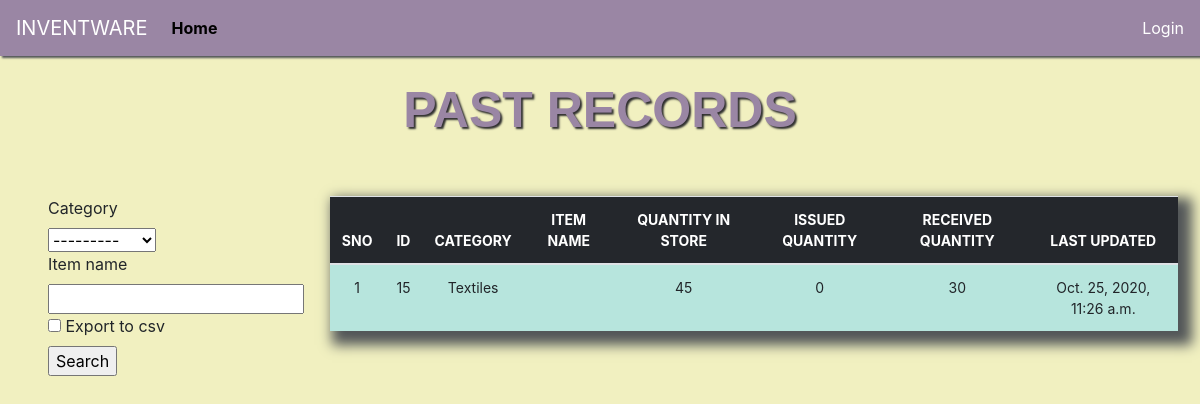
Page /list_history/ on the committed database.
### inventory_mgmt/models.py (models this page shows)
class StockHistory(models.Model):
	category = models.ForeignKey(Category, on_delete=models.CASCADE, blank=True, null=True)
	item_name = models.CharField(max_length=50, blank=True, null=True)
	quantity = models.IntegerField(default='0', blank=True, null=True)
	receive_quantity = models.IntegerField(default='0', blank=True, null=True)
	receive_by = models.CharField(max_length=50, blank=True, null=True)
	issue_quantity = models.IntegerField(default='0', blank=True, null=True)
	issue_by = models.CharField(max_length=50, blank=True, null=True)
	issue_to = models.CharField(max_length=50, blank=True, null=True)
	phone_number = models.CharField(max_length=50, blank=True, null=True)
	created_by = models.CharField(max_length=50, blank=True, null=True)
	reorder_level = models.IntegerField(default='0', blank=True, null=True)
	last_updated = models.DateTimeField(auto_now_add=False, auto_now=False, null=True)
	timestamp = models.DateTimeField(auto_now_add=False, auto_now=False, null=True)

class Category(models.Model):
	name = models.CharField(max_length=50, blank=True, null=True)
	class Meta:
		verbose_name_plural ="Categories"
	def __str__(self):
		return self.name

### inventory_mgmt/views.py (the view, shortened to what this page needs)
# urls.py: path('list_history/', views.list_history, name='list_history'),
def list_history(request):
	header = 'LIST OF ITEMS'
	queryset = StockHistory.objects.all()
	form = StockSearchForm(request.POST or None)
	context = {
		"header": header,
		"queryset": queryset,
		"form" : form,
	}
	return render(request, "list_history.html",context)

### inventory_mgmt/forms.py
class StockSearchForm(forms.ModelForm):
	export_to_CSV = forms.BooleanField(required=False)
	class Meta:
		model = Stock
		fields = ['category', 'item_name']

### inventory_mgmt/templates/list_history.html (shortened to what this page needs)
{% load static %}
{% load crispy_forms_tags %}
<!DOCTYPE html>
<html lang="en">
  <head>
    <link
      rel="stylesheet"
      href="https://stackpath.bootstrapcdn.com/bootstrap/4.4.1/css/bootstrap.min.css"
    />
    <link href="{% static 'css/style.css' %}" rel="stylesheet" />
    <link rel="stylesheet" href="https://stackpath.bootstrapcdn.com/font-awesome/4.7.0/css/font-awesome.min.css">
  </head>
  <body>
    {% include 'navbar.html'%}
    <br>
    <h1 class="header"><center>PAST RECORDS </center></h1><br><br>
    <div class="row">
      <div class="col-sm-12 coll-md-12 col-lg-3 mb-4">
        <form method='POST' action='' class="px-5">
            {{form|crispy}}
            <input type="submit" value='Search'/>
        </form>
      </div>
      <div class="col-sm-12 col-md-12 col-lg-9 mb-4">
        <div class="display_table">
            <table class='table'>
              <thead>
                <tr>
                  <th>SNO</th>
                  <th>ID</th>
                  <th>CATEGORY</th>
                  <th>ITEM NAME</th>
                  <th>QUANTITY IN STORE</th>
                  <th>ISSUED QUANTITY</th>
                  <th>RECEIVED QUANTITY</th>
                  <th>LAST UPDATED</th>
                </tr>
              </thead>
            {% for instance in queryset %}
                <tr>
                  <td>{{forloop.counter}}</td>
                  <td>{{instance.id}}</td>
                  <td>{{instance.category}}</td>
                  <td><{{instance.item_name}}</td>
                  <td>{{instance.quantity}}</td>
                  <td>{{instance.issue_quantity}}</td>
                  <td>{{instance.receive_quantity}}</td>
                  <td>{{instance.last_updated}}</td>
                </tr>
            {% endfor %}
          </table>
        </div>
      </div>
    </div>
  </body>
</html>

### static/css/style.css (style rules this page uses)
body { background-color: #F1F0C0; background-size: cover; }
.table { font-size: 13px; text-align: center; width: 95%; margin: auto; text-align: center; font-size: 14px; border-color: rgb(77, 77, 77); box-shadow: 8px 8px 12px 6px #525658; }
.table tr:nth-child(odd) { background: #B7E5DD }
th { background-color: #24272c; color: white; }
.header { font-family: helvetica; color: #9A86A4; font-size: 50px; text-align: center; width: 100%; text-shadow: 2px 2px 2px #2f2f2f; display: block; font-weight: bolder; }

### rows in the picture
StockHistory: id "15", category "Textiles", quantity "45", issue_quantity "0", receive_quantity "30", last_updated "Oct. 25, 2020, 11:26 a.m."
